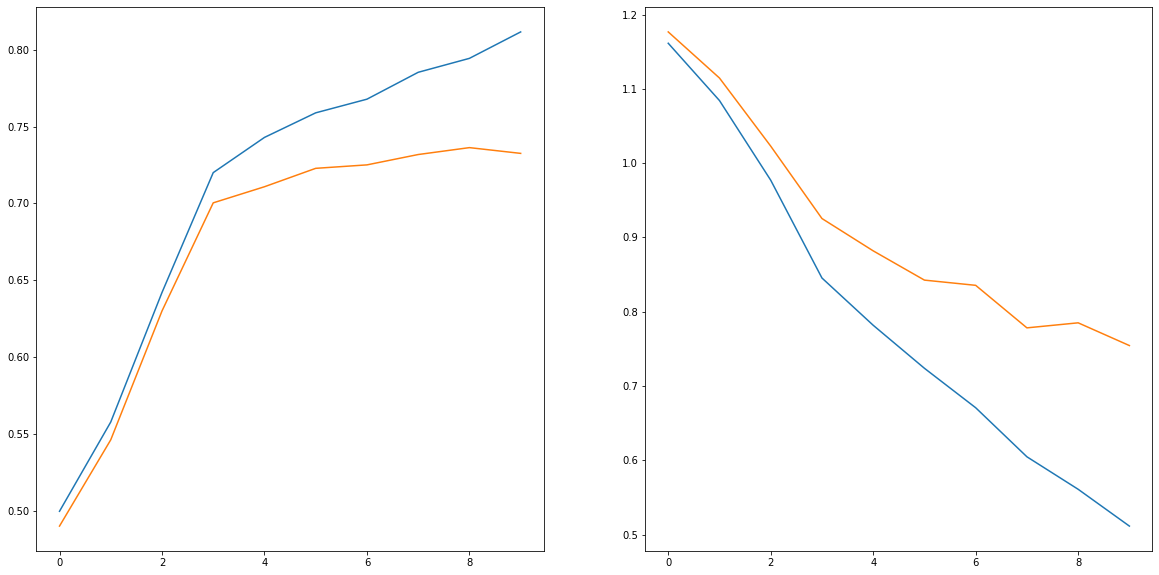

Recreate this plot in Python.
#knock82.py
from matplotlib import pyplot as plt
from torch.utils.data import DataLoader
cat = str.maketrans({'b':'0', 't':'1', 'e':'2', 'm':'3'})

def create_dataset(file_name):
    with open(file_name, encoding="utf-8") as f:
        x_vec=[]
        y_vec=[]
        average = 0
        for line in f:
            y, sent = line.strip().split('\t')
            x_vec.append(sentence2ids(wordids, sent))
            y_vec.append(int(y.translate(cat)))
        x_vec = ids2tensor(x_vec, int(np.mean([len(a) for a in x_vec])))
        y_vec = torch.tensor(y_vec, dtype = torch.int64)
        return x_vec, y_vec

def ids2tensor(vec, max_length):
    x_vec = []
    for ids in vec:
        if len(ids) > max_length:
            ids = ids[:max_length]
        else:
            ids += [len(wordids)] * (max_length - len(ids))
        x_vec.append(ids)
    return torch.tensor(x_vec, dtype=torch.int64)

def create_data(x, y):
    data = []
    for i in range(len(y)):
        data.append([x[i], y[i]])
    return data

def calc_accuracy(pred, answer):
    correct = 0
    for i in range(len(answer)):
        if pred[i] == answer[i]: correct+=1
    return correct/len(answer)

model = RNN(len(wordids)+1, 300, 50, 4, len(wordids))
x_train, y_train = create_dataset(r'C:\Git\train.txt')
x_test, y_test = create_dataset(r'C:\Git\test.txt')
dataset = create_data(x_train, y_train)
train_loader = DataLoader(dataset, shuffle = True)
optim = torch.optim.SGD(model.parameters(), lr=0.001)
loss_func = nn.CrossEntropyLoss()

train_accuracy = []
test_accuracy = []
train_loss = []
test_loss = []
for epoch in tqdm(range(10)):
    for inputs, target in train_loader:
        optim.zero_grad()
        outputs = model(inputs)
        loss = loss_func(outputs, target)
        loss.backward()
        optim.step()
    with torch.no_grad():
        pred = model(x_train)
        train_accuracy.append(calc_accuracy(torch.argmax(pred, dim=1), y_train))
        train_loss.append(loss_func(pred, y_train))
        pred = model(x_test)
        test_accuracy.append(calc_accuracy(torch.argmax(pred, dim=1), y_test))
        test_loss.append(loss_func(pred, y_test))

plt.figure(figsize=(20, 10))
plt.subplot(1,2,1)
plt.plot(train_accuracy, label='train')
plt.plot(test_accuracy, label='test')
plt.subplot(1,2,2)
plt.plot(train_loss, label='train')
plt.plot(test_loss, label='test')
plt.show()
